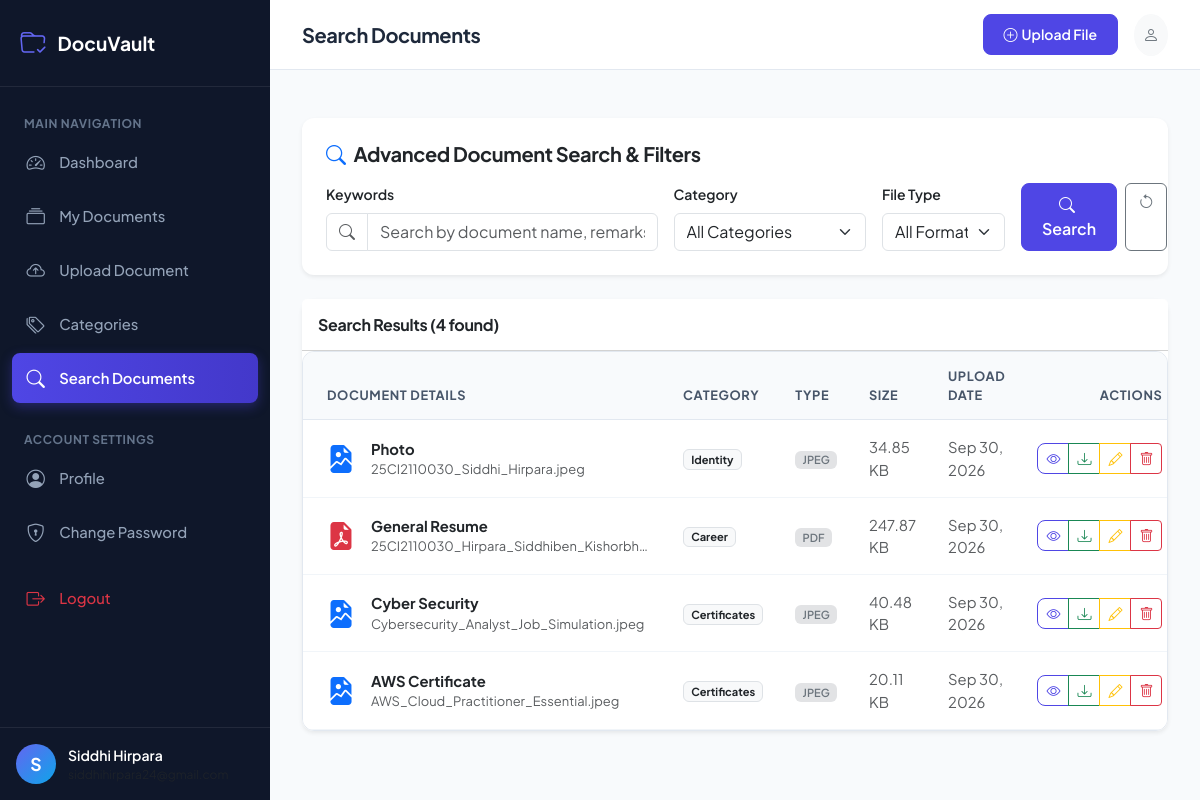
Page /search (signed in) on the committed database.
### models/user.py (models this page shows, shortened)
class User(db.Model, UserMixin):
    __tablename__ = 'users'
    id = db.Column(db.Integer, primary_key=True)
    full_name = db.Column(db.String(100), nullable=False)
    email = db.Column(db.String(120), unique=True, nullable=False, index=True)
    phone = db.Column(db.String(20), nullable=True)
    password_hash = db.Column(db.String(255), nullable=False)
    role = db.Column(db.String(20), default='user', nullable=False)  # 'user' or 'admin'
    status = db.Column(db.String(20), default='active', nullable=False)  # 'active' or 'inactive'
    created_at = db.Column(db.DateTime, default=datetime.utcnow, nullable=False)
    updated_at = db.Column(db.DateTime, default=datetime.utcnow, onupdate=datetime.utcnow, nullable=False)
    documents = db.relationship('Document', back_populates='user', cascade='all, delete-orphan', lazy='dynamic')
    password_reset_tokens = db.relationship('PasswordResetToken', back_populates='user', cascade='all, delete-orphan', lazy='dynamic')
    @property
    def is_active(self):
        return self.status == 'active'

### models/document.py (models this page shows, shortened)
class Document(db.Model):
    __tablename__ = 'documents'
    id = db.Column(db.Integer, primary_key=True)
    user_id = db.Column(db.Integer, db.ForeignKey('users.id', ondelete='CASCADE'), nullable=False, index=True)
    category_id = db.Column(db.Integer, db.ForeignKey('categories.id', ondelete='SET NULL'), nullable=True, index=True)
    document_name = db.Column(db.String(200), nullable=False)
    description = db.Column(db.Text, nullable=True)
    original_filename = db.Column(db.String(255), nullable=False)
    stored_filename = db.Column(db.String(255), unique=True, nullable=False)
    file_path = db.Column(db.String(500), nullable=False)
    file_type = db.Column(db.String(50), nullable=False)  # PDF, JPG, PNG, DOC, DOCX, etc.
    file_size = db.Column(db.Integer, nullable=False)  # in bytes
    upload_date = db.Column(db.DateTime, default=datetime.utcnow, nullable=False)
    updated_at = db.Column(db.DateTime, default=datetime.utcnow, onupdate=datetime.utcnow, nullable=False)
    user = db.relationship('User', back_populates='documents')
    category = db.relationship('Category', back_populates='documents')
    @property
    def formatted_file_size(self):
        if not self.file_size:
            return '0 B'
        size = float(self.file_size)
        units = ['B', 'KB', 'MB', 'GB']
        for unit in units:
            if size < 1024.0:
                return f"{size:.2f} {unit}"
            size /= 1024.0
        return f"{size:.2f} TB"
    @property
    def file_icon(self):
        ext = self.file_type.lower()
        if ext == 'pdf':
            return 'bi-file-earmark-pdf-fill text-danger'
        elif ext in ['jpg', 'jpeg', 'png', 'webp']:
            return 'bi-file-earmark-image-fill text-primary'
        elif ext in ['doc', 'docx']:
            return 'bi-file-earmark-word-fill text-info'
        return 'bi-file-earmark-text-fill text-secondary'

### models/category.py (models this page shows, shortened)
class Category(db.Model):
    __tablename__ = 'categories'
    id = db.Column(db.Integer, primary_key=True)
    name = db.Column(db.String(100), unique=True, nullable=False, index=True)
    description = db.Column(db.Text, nullable=True)
    created_at = db.Column(db.DateTime, default=datetime.utcnow, nullable=False)
    documents = db.relationship('Document', back_populates='category', lazy='dynamic')

### routes/user.py (the view, shortened to what this page needs)
@user_bp.route('/search')
@login_required
def search():
    query_str = request.args.get('q', '').strip()
    category_id = request.args.get('category', type=int)
    file_type = request.args.get('file_type', '').strip().upper()
    base_query = Document.query.filter_by(user_id=current_user.id)
    if category_id:
        base_query = base_query.filter(Document.category_id == category_id)
    if file_type:
        base_query = base_query.filter(Document.file_type == file_type)
    results = base_query.order_by(Document.upload_date.desc()).all()
    categories = Category.query.order_by(Category.name).all()
    file_types = ['PDF', 'JPG', 'PNG', 'DOC', 'DOCX']
    return render_template(
        'user/search.html',
        results=results,
        categories=categories,
        file_types=file_types,
        query_str=query_str,
        selected_category=category_id,
        selected_file_type=file_type
    )

### templates/user/search.html (shortened to what this page needs)
{% extends "user/base_user.html" %}
{% block page_heading %}Search Documents{% endblock %}
{% block content %}
<div class="container-fluid px-0">
    <div class="card border-0 shadow-sm mb-4">
        <div class="card-body p-4">
            <h5 class="fw-bold mb-3"><i class="bi bi-search me-2 text-primary"></i>Advanced Document Search & Filters</h5>
            <form method="GET" action="{{ url_for('user.search') }}">
                <div class="row g-3 align-items-end">
                    <div class="col-12 col-lg-5">
                        <label class="form-label small fw-semibold">Keywords</label>
                        <div class="input-group">
                            <span class="input-group-text bg-white"><i class="bi bi-search text-muted"></i></span>
                            <input type="text" class="form-control" name="q" value="{{ query_str or '' }}" placeholder="Search by document name, remarks, or filename...">
                        </div>
                    </div>
                    <div class="col-12 col-sm-6 col-lg-3">
                        <label class="form-label small fw-semibold">Category</label>
                        <select class="form-select" name="category">
                            <option value="">All Categories</option>
                        </select>
                    </div>
                    <div class="col-12 col-sm-6 col-lg-2">
                        <label class="form-label small fw-semibold">File Type</label>
                        <select class="form-select" name="file_type">
                            <option value="">All Formats</option>
                        </select>
                    </div>
                    <div class="col-12 col-lg-2 d-flex gap-2">
                        <button type="submit" class="btn btn-primary flex-grow-1" title="Search">
                            <i class="bi bi-search me-1"></i> Search
                        </button>
                        <a href="{{ url_for('user.search') }}" class="btn btn-outline-secondary" title="Clear Filters">
                            <i class="bi bi-arrow-counterclockwise"></i>
                        </a>
                    </div>
                </div>
            </form>
        </div>
    </div>
    <div class="card border-0 shadow-sm">
        <div class="card-header bg-white py-3 d-flex justify-content-between align-items-center">
            <h6 class="fw-bold mb-0">Search Results ({{ results|length }} found)</h6>
        </div>
        <div class="card-body p-0">
            {% if results %}
            <div class="table-responsive">
                <table class="table table-hover align-middle mb-0">
                    <thead class="table-light">
                        <tr>
                            <th scope="col" class="ps-4">Document Details</th>
                            <th scope="col">Category</th>
                            <th scope="col">Type</th>
                            <th scope="col">Size</th>
                            <th scope="col">Upload Date</th>
                            <th scope="col" class="text-end pe-4">Actions</th>
                        </tr>
                    </thead>
                    <tbody>
                        {% for doc in results %}
                        <tr>
                            <td class="ps-4">
                                <div class="d-flex align-items-center gap-3">
                                    <i class="bi {{ doc.file_icon }} fs-3"></i>
                                    <div>
                                        <a href="{{ url_for('user.view_document', doc_id=doc.id) }}" class="fw-bold text-dark text-decoration-none">
                                            {{ doc.document_name }}
                                        </a>
                                        <div class="small text-muted text-truncate" style="max-width: 280px;">
                                            {{ doc.description or doc.original_filename }}
                                        </div>
                                    </div>
                                </div>
                            </td>
                            <td>
                                <span class="badge bg-light text-dark border">
                                    {{ doc.category.name if doc.category else 'Other' }}
                                </span>
                            </td>
                            <td>
                                <span class="badge bg-secondary-subtle text-secondary fw-semibold">{{ doc.file_type }}</span>
                            </td>
                            <td class="small text-muted">{{ doc.formatted_file_size }}</td>
                            <td class="small text-muted">{{ doc.upload_date.strftime('%b %d, %Y') }}</td>
                            <td class="text-end pe-4">
                                <div class="btn-group btn-group-sm">
                                    <a href="{{ url_for('user.view_document', doc_id=doc.id) }}" class="btn btn-outline-primary" data-bs-toggle="tooltip" title="View Document">
                                        <i class="bi bi-eye"></i>
                                    </a>
                                    <a href="{{ url_for('user.download_document', doc_id=doc.id) }}" class="btn btn-outline-success" data-bs-toggle="tooltip" title="Download">
                                        <i class="bi bi-download"></i>
                                    </a>
                                    <a href="{{ url_for('user.edit_document', doc_id=doc.id) }}" class="btn btn-outline-warning" data-bs-toggle="tooltip" title="Edit">
                                        <i class="bi bi-pencil"></i>
                                    </a>
                                    <button type="button" class="btn btn-outline-danger" data-bs-toggle="modal" data-bs-target="#deleteConfirmModal"
                                        data-action-url="{{ url_for('user.delete_document', doc_id=doc.id) }}"
                                        data-item-name="{{ doc.document_name }}"
                                        data-item-type="document">
                                        <i class="bi bi-trash"></i>
                                    </button>
                                </div>
                            </td>
                        </tr>
                        {% endfor %}
                    </tbody>
                </table>
            </div>
            {% endif %}
        </div>
    </div>
</div>
{% endblock %}

### templates/user/base_user.html (shortened to what this page needs)
{% extends "base.html" %}
{% block body %}
<div class="app-container">
    <aside class="app-sidebar">
        <div class="sidebar-header">
            <a href="{{ url_for('user.dashboard') }}" class="sidebar-brand">
                <i class="bi bi-folder-check"></i>
                <span>{{ app_name }}</span>
            </a>
        </div>
        <ul class="sidebar-menu">
            <li class="sidebar-menu-category">Main Navigation</li>
            <li class="sidebar-menu-item">
                <a href="{{ url_for('user.dashboard') }}" class="sidebar-link {% if request.endpoint == 'user.dashboard' %}active{% endif %}">
                    <i class="bi bi-speedometer2"></i>
                    <span>Dashboard</span>
                </a>
            </li>
            <li class="sidebar-menu-item">
                <a href="{{ url_for('user.documents') }}" class="sidebar-link {% if request.endpoint == 'user.documents' %}active{% endif %}">
                    <i class="bi bi-collection"></i>
                    <span>My Documents</span>
                </a>
            </li>
            <li class="sidebar-menu-item">
                <a href="{{ url_for('user.upload') }}" class="sidebar-link {% if request.endpoint == 'user.upload' %}active{% endif %}">
                    <i class="bi bi-cloud-arrow-up"></i>
                    <span>Upload Document</span>
                </a>
            </li>
            <li class="sidebar-menu-item">
                <a href="{{ url_for('user.categories') }}" class="sidebar-link {% if request.endpoint == 'user.categories' %}active{% endif %}">
                    <i class="bi bi-tags"></i>
                    <span>Categories</span>
                </a>
            </li>
            <li class="sidebar-menu-item">
                <a href="{{ url_for('user.search') }}" class="sidebar-link {% if request.endpoint == 'user.search' %}active{% endif %}">
                    <i class="bi bi-search"></i>
                    <span>Search Documents</span>
                </a>
            </li>
            <li class="sidebar-menu-category mt-3">Account Settings</li>
            <li class="sidebar-menu-item">
                <a href="{{ url_for('user.profile') }}" class="sidebar-link {% if request.endpoint == 'user.profile' %}active{% endif %}">
                    <i class="bi bi-person-circle"></i>
                    <span>Profile</span>
                </a>
            </li>
            <li class="sidebar-menu-item">
                <a href="{{ url_for('user.change_password') }}" class="sidebar-link {% if request.endpoint == 'user.change_password' %}active{% endif %}">
                    <i class="bi bi-shield-lock"></i>
                    <span>Change Password</span>
                </a>
            </li>
            <li class="sidebar-menu-item mt-3">
                <a href="{{ url_for('auth.logout') }}" class="sidebar-link text-danger">
                    <i class="bi bi-box-arrow-right"></i>
                    <span>Logout</span>
                </a>
            </li>
        </ul>
        <div class="sidebar-footer">
            <div class="user-snippet">
                <div class="user-avatar">
                    {{ current_user.full_name[:1] | upper }}
                </div>
                <div class="overflow-hidden">
                    <div class="text-white fw-semibold text-truncate small">{{ current_user.full_name }}</div>
                    <div class="text-muted text-truncate" style="font-size: 0.75rem;">{{ current_user.email }}</div>
                </div>
            </div>
        </div>
    </aside>
    <div class="app-main">
        <header class="app-topbar">
            <div class="d-flex align-items-center gap-3">
                <h5 class="mb-0 fw-bold d-none d-sm-block">{% block page_heading %}Dashboard{% endblock %}</h5>
            </div>
            <div class="d-flex align-items-center gap-3">
                <a href="{{ url_for('user.upload') }}" class="btn btn-sm btn-primary d-none d-md-inline-flex align-items-center gap-1">
                    <i class="bi bi-plus-circle"></i> Upload File
                </a>
                <div class="dropdown">
                    <button class="btn btn-light rounded-circle p-2" type="button" data-bs-toggle="dropdown" aria-expanded="false">
                        <i class="bi bi-person text-secondary"></i>
                    </button>
                </div>
            </div>
        </header>
        <div class="container-fluid px-4 pt-3">
        </div>
        <main class="app-content">
            {% block content %}{% endblock %}
        </main>
    </div>
</div>
{% endblock %}

### rows in the picture
User: full_name "S", full_name "Siddhi Hirpara"
Document: document_name "Photo", description+original_filename "25CI2110030_Siddhi_Hirpara.jpeg", category "Identity", file_type "JPEG", formatted_file_size "34.85 KB", upload_date "Sep 30, 2026"
Document: document_name "General Resume", description+original_filename "25CI2110030_Hirpara_Siddhiben_Kishorbh…", category "Career", file_type "PDF", formatted_file_size "247.87 KB", upload_date "Sep 30, 2026"
Document: document_name "Cyber Security", description+original_filename "Cybersecurity_Analyst_Job_Simulation.jpeg", category "Certificates", file_type "JPEG", formatted_file_size "40.48 KB", upload_date "Sep 30, 2026"
Document: document_name "AWS Certificate", description+original_filename "AWS_Cloud_Practitioner_Essential.jpeg", category "Certificates", file_type "JPEG", formatted_file_size "20.11 KB", upload_date "Sep 30, 2026"

### other values in the picture
{{ app_name }} "DocuVault"
{{ results|length }} "4"
